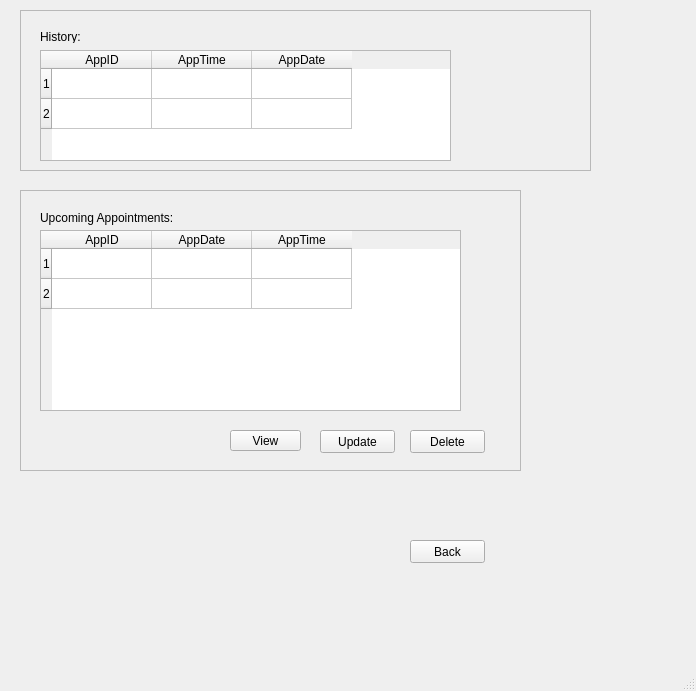
<?xml version="1.0" encoding="UTF-8"?>
<ui version="4.0">
 <class>MainWindow</class>
 <widget class="QMainWindow" name="MainWindow">
  <property name="geometry">
   <rect>
    <x>0</x>
    <y>0</y>
    <width>696</width>
    <height>691</height>
   </rect>
  </property>
  <property name="windowTitle">
   <string>MainWindow</string>
  </property>
  <widget class="QWidget" name="centralwidget">
   <widget class="QFrame" name="frame">
    <property name="geometry">
     <rect>
      <x>20</x>
      <y>10</y>
      <width>571</width>
      <height>161</height>
     </rect>
    </property>
    <property name="frameShape">
     <enum>QFrame::StyledPanel</enum>
    </property>
    <property name="frameShadow">
     <enum>QFrame::Raised</enum>
    </property>
    <widget class="QLabel" name="label">
     <property name="geometry">
      <rect>
       <x>20</x>
       <y>20</y>
       <width>47</width>
       <height>13</height>
      </rect>
     </property>
     <property name="text">
      <string>History:</string>
     </property>
    </widget>
    <widget class="QTableWidget" name="tableWidget">
     <property name="geometry">
      <rect>
       <x>20</x>
       <y>40</y>
       <width>411</width>
       <height>111</height>
      </rect>
     </property>
     <row>
      <property name="text">
       <string>1</string>
      </property>
     </row>
     <row>
      <property name="text">
       <string>2</string>
      </property>
     </row>
     <column>
      <property name="text">
       <string>AppID</string>
      </property>
     </column>
     <column>
      <property name="text">
       <string>AppTime</string>
      </property>
     </column>
     <column>
      <property name="text">
       <string>AppDate</string>
      </property>
     </column>
    </widget>
   </widget>
   <widget class="QFrame" name="frame_2">
    <property name="geometry">
     <rect>
      <x>20</x>
      <y>190</y>
      <width>501</width>
      <height>281</height>
     </rect>
    </property>
    <property name="frameShape">
     <enum>QFrame::StyledPanel</enum>
    </property>
    <property name="frameShadow">
     <enum>QFrame::Raised</enum>
    </property>
    <widget class="QLabel" name="label_2">
     <property name="geometry">
      <rect>
       <x>20</x>
       <y>20</y>
       <width>171</width>
       <height>16</height>
      </rect>
     </property>
     <property name="text">
      <string>Upcoming Appointments:</string>
     </property>
    </widget>
    <widget class="QPushButton" name="pushButton">
     <property name="geometry">
      <rect>
       <x>300</x>
       <y>240</y>
       <width>75</width>
       <height>23</height>
      </rect>
     </property>
     <property name="text">
      <string>Update</string>
     </property>
    </widget>
    <widget class="QPushButton" name="pushButton_2">
     <property name="geometry">
      <rect>
       <x>390</x>
       <y>240</y>
       <width>75</width>
       <height>23</height>
      </rect>
     </property>
     <property name="text">
      <string>Delete</string>
     </property>
    </widget>
    <widget class="QTableWidget" name="tableWidget_2">
     <property name="geometry">
      <rect>
       <x>20</x>
       <y>40</y>
       <width>421</width>
       <height>181</height>
      </rect>
     </property>
     <row>
      <property name="text">
       <string>1</string>
      </property>
     </row>
     <row>
      <property name="text">
       <string>2</string>
      </property>
     </row>
     <column>
      <property name="text">
       <string>AppID</string>
      </property>
     </column>
     <column>
      <property name="text">
       <string>AppDate</string>
      </property>
     </column>
     <column>
      <property name="text">
       <string>AppTime</string>
      </property>
     </column>
    </widget>
    <widget class="QPushButton" name="pushButton_4">
     <property name="geometry">
      <rect>
       <x>210</x>
       <y>240</y>
       <width>71</width>
       <height>21</height>
      </rect>
     </property>
     <property name="text">
      <string>View</string>
     </property>
    </widget>
   </widget>
   <widget class="QPushButton" name="pushButton_3">
    <property name="geometry">
     <rect>
      <x>410</x>
      <y>540</y>
      <width>75</width>
      <height>23</height>
     </rect>
    </property>
    <property name="text">
     <string>Back</string>
    </property>
   </widget>
  </widget>
  <widget class="QMenuBar" name="menubar">
   <property name="geometry">
    <rect>
     <x>0</x>
     <y>0</y>
     <width>696</width>
     <height>26</height>
    </rect>
   </property>
  </widget>
  <widget class="QStatusBar" name="statusbar"/>
 </widget>
 <resources/>
 <connections/>
</ui>
